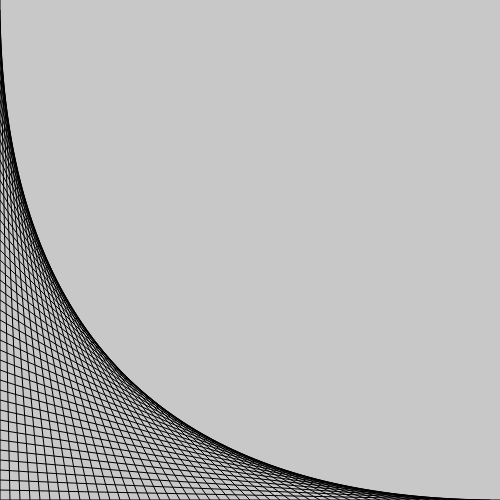
Frame 1 (no input)
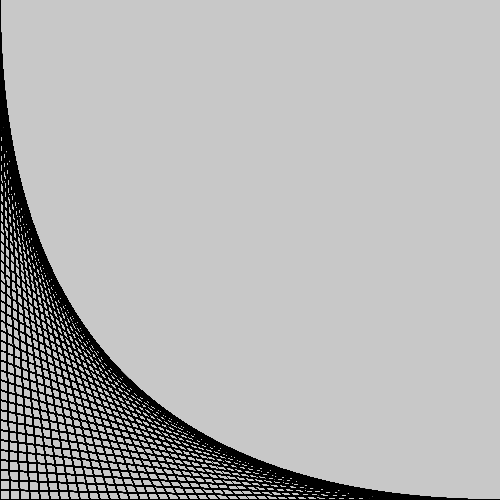
Frame 60 (no input)
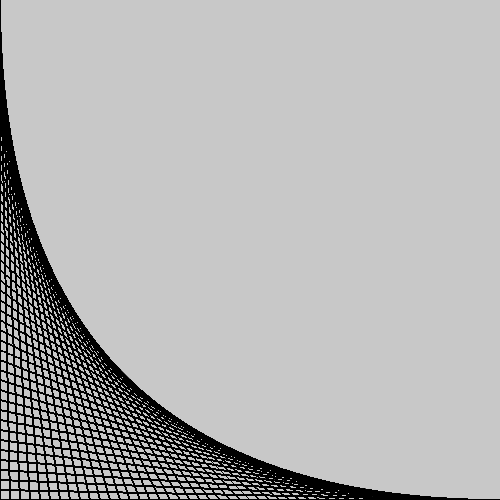
Frame 120 (the mouse pressed at the canvas centre since frame 60)

The p5.js sketch that drew these frames (run headless with seeded random() and noise() and a simulated clock; from frame 60 on, the mouse is pressed at the canvas centre):

// p5.js sketch
// ── sketch.js
//2. Tome de referencia el ejemplo 3 de la sección 3.5.1.  Cree una ventana de 500x500 y use únicamente el comando `line` para construir la figura que se muestra a continuación.
//![texto alternativo](https://drive.google.com/uc?id=1989pUPlPWcS1hG4P5-TTd6cCr9Dz4xoH).

function setup(){
    createCanvas(500, 500);
    background(200); // Blanco para el fondo de la ventana
}

function  draw(){
    for (let i=0;i<510; i+=10 ){
        line(0,0+i,0+i,500)
    }
}
